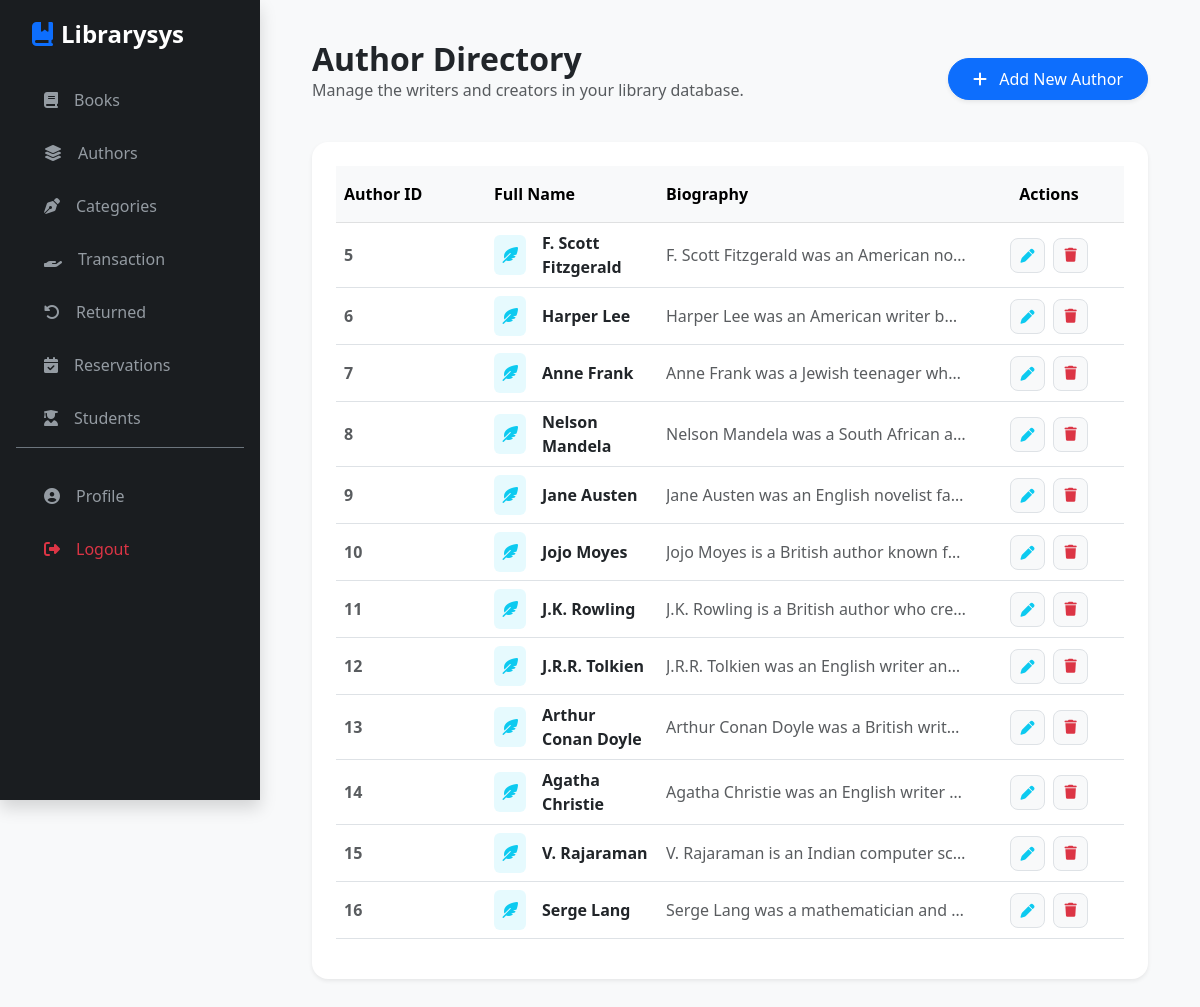
Screenshot of /index.php?page=author (signed in) with the database file from the repository.
### tables this page shows
CREATE TABLE `tbl_author` (
  `author_id` int(11) NOT NULL,
  `name` varchar(100) NOT NULL,
  `bio` text NOT NULL
);

### modules/author.php (the view, shortened to what this page needs)
<?php
include "./includes/connection.php";
$sql = "SELECT * FROM tbl_author";
$result = $conn->query($sql);
?>
<main class="content-wrapper">
    <div class="container-fluid">
        <div class="d-flex justify-content-between align-items-center mb-4">
            <div>
                <h2 class="fw-bold text-dark m-0">Author Directory</h2>
                <p class="text-muted">Manage the writers and creators in your library database.</p>
            </div>
            <button class="btn btn-primary px-4 py-2 shadow-sm rounded-pill" data-bs-toggle="modal" data-bs-target="#addAuthorModal">
                <i class="fa-solid fa-plus me-2"></i> Add New Author
            </button>
        </div>
        <div class="card border-0 shadow-sm rounded-4">
            <div class="card-body p-4">
                <div class="table-responsive">
                    <table class="table table-hover align-middle">
                        <thead class="table-light">
                            <tr>
                                <th class="py-3" style="width: 150px;">Author ID</th>
                                <th class="py-3">Full Name</th>
                                <th class="py-3">Biography</th>
                                <th class="py-3 text-center" style="width: 150px;">Actions</th>
                            </tr>
                        </thead>
                        <tbody>
                            <?php while($row = $result->fetch_assoc()) :?>
                            <tr>
                                <td class="fw-bold text-muted"><?php echo $row['author_id'];?></td>
                                <td>
                                    <div class="d-flex align-items-center">
                                        <div class="bg-info bg-opacity-10 p-2 rounded me-3 text-info">
                                            <i class="fa-solid fa-feather-pointed"></i>
                                        </div>
                                        <span class="fw-semibold text-dark"><?php echo $row['name'];?></span>
                                    </div>
                                </td>
                                <td>
                                    <p class="text-muted mb-0 text-truncate" style="max-width: 300px;"><?php echo $row['bio'];?></p>
                                </td>
                                <td class="text-center">
                                    <button class="btn btn-light btn-sm border rounded-3 me-1"
                                            style="width: 35px; height: 35px;"
                                            data-bs-toggle="modal" data-bs-target="#editAuthorModal<?php echo $row['author_id']; ?>">
                                        <i class="fa-solid fa-pen text-info"></i>
                                    </button>
                                    <a href="index.php?page=author&delete_id=<?php echo $row['author_id']; ?>"
                                       class="btn btn-light btn-sm border rounded-3"
                                       style="width: 35px; height: 35px; display: inline-flex; align-items: center; justify-content: center;"
                                       onclick="return confirm('Delete this author permanently?')">
                                        <i class="fa-solid fa-trash text-danger"></i>
                                    </a>
                                </td>
                            </tr>
                            <?php endwhile; ?>
                        </tbody>
                    </table>
                </div>
            </div>
        </div>
    </div>
</main>

### index.php (style rules this page uses)
:root { --sidebar-bg: #1a1d20; --sidebar-hover: #2c3136; --accent-blue: #0d6efd; --bg-light: #f8f9fa; }
body { background-color: var(--bg-light); overflow-x: hidden; }

### rows the page displays
tbl_author: author_id "5", name "F. Scott Fitzgerald", bio "F. Scott Fitzgerald was an American no…"
tbl_author: author_id "6", name "Harper Lee", bio "Harper Lee was an American writer b…"
tbl_author: author_id "7", name "Anne Frank", bio "Anne Frank was a Jewish teenager wh…"
tbl_author: author_id "8", name "Nelson Mandela", bio "Nelson Mandela was a South African a…"
tbl_author: author_id "9", name "Jane Austen", bio "Jane Austen was an English novelist fa…"
tbl_author: author_id "10", name "Jojo Moyes", bio "Jojo Moyes is a British author known f…"
tbl_author: author_id "11", name "J.K. Rowling", bio "J.K. Rowling is a British author who cre…"
tbl_author: author_id "12", name "J.R.R. Tolkien", bio "J.R.R. Tolkien was an English writer an…"
tbl_author: author_id "13", name "Arthur Conan Doyle", bio "Arthur Conan Doyle was a British writ…"
tbl_author: author_id "14", name "Agatha Christie", bio "Agatha Christie was an English writer…"
tbl_author: author_id "15", name "V. Rajaraman", bio "V. Rajaraman is an Indian computer sc…"
tbl_author: author_id "16", name "Serge Lang", bio "Serge Lang was a mathematician and…"
